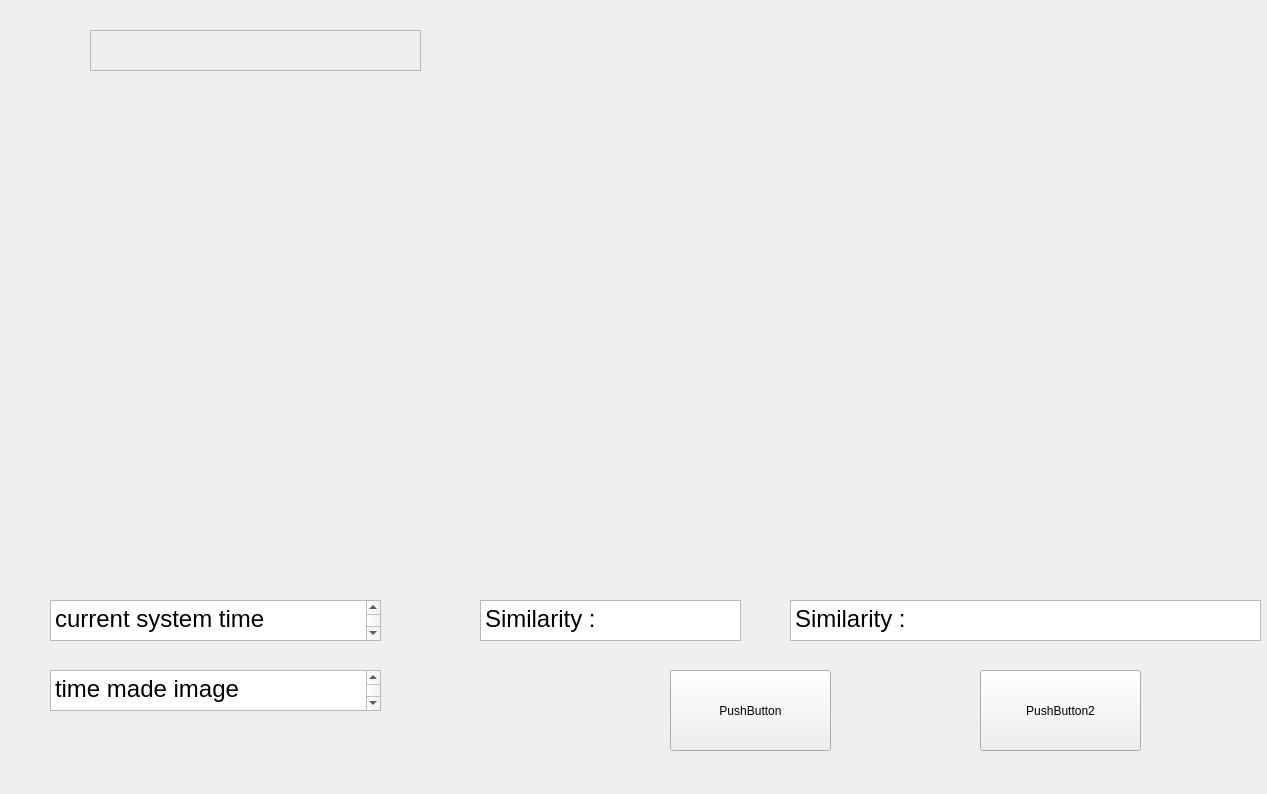
<?xml version="1.0" encoding="UTF-8"?>
<ui version="4.0">
 <class>Form</class>
 <widget class="QWidget" name="Form">
  <property name="geometry">
   <rect>
    <x>0</x>
    <y>0</y>
    <width>1267</width>
    <height>794</height>
   </rect>
  </property>
  <property name="windowTitle">
   <string>Form</string>
  </property>
  <widget class="QScrollArea" name="scrollArea">
   <property name="geometry">
    <rect>
     <x>90</x>
     <y>30</y>
     <width>331</width>
     <height>41</height>
    </rect>
   </property>
   <property name="widgetResizable">
    <bool>true</bool>
   </property>
   <widget class="QWidget" name="scrollAreaWidgetContents">
    <property name="geometry">
     <rect>
      <x>0</x>
      <y>0</y>
      <width>329</width>
      <height>39</height>
     </rect>
    </property>
   </widget>
  </widget>
  <widget class="QLabel" name="label">
   <property name="enabled">
    <bool>true</bool>
   </property>
   <property name="geometry">
    <rect>
     <x>40</x>
     <y>120</y>
     <width>550</width>
     <height>451</height>
    </rect>
   </property>
   <property name="font">
    <font>
     <pointsize>18</pointsize>
    </font>
   </property>
   <property name="text">
    <string/>
   </property>
  </widget>
  <widget class="QLabel" name="label_2">
   <property name="enabled">
    <bool>true</bool>
   </property>
   <property name="geometry">
    <rect>
     <x>620</x>
     <y>120</y>
     <width>550</width>
     <height>451</height>
    </rect>
   </property>
   <property name="font">
    <font>
     <pointsize>18</pointsize>
    </font>
   </property>
   <property name="text">
    <string/>
   </property>
  </widget>
  <widget class="QTextBrowser" name="textBrowser">
   <property name="geometry">
    <rect>
     <x>50</x>
     <y>600</y>
     <width>331</width>
     <height>41</height>
    </rect>
   </property>
   <property name="layoutDirection">
    <enum>Qt::LeftToRight</enum>
   </property>
   <property name="html">
    <string>&lt;!DOCTYPE HTML PUBLIC &quot;-//W3C//DTD HTML 4.0//EN&quot; &quot;http://www.w3.org/TR/REC-html40/strict.dtd&quot;&gt;
&lt;html&gt;&lt;head&gt;&lt;meta name=&quot;qrichtext&quot; content=&quot;1&quot; /&gt;&lt;style type=&quot;text/css&quot;&gt;
p, li { white-space: pre-wrap; }
&lt;/style&gt;&lt;/head&gt;&lt;body style=&quot; font-family:'MS Shell Dlg 2'; font-size:8.25pt; font-weight:400; font-style:normal;&quot;&gt;
&lt;p style=&quot; margin-top:0px; margin-bottom:0px; margin-left:0px; margin-right:0px; -qt-block-indent:0; text-indent:0px;&quot;&gt;&lt;span style=&quot; font-size:18pt;&quot;&gt;current system time&lt;/span&gt;&lt;/p&gt;
&lt;p style=&quot;-qt-paragraph-type:empty; margin-top:0px; margin-bottom:0px; margin-left:0px; margin-right:0px; -qt-block-indent:0; text-indent:0px; font-size:18pt;&quot;&gt;&lt;br /&gt;&lt;/p&gt;&lt;/body&gt;&lt;/html&gt;</string>
   </property>
  </widget>
  <widget class="QTextBrowser" name="textBrowser_2">
   <property name="geometry">
    <rect>
     <x>50</x>
     <y>670</y>
     <width>331</width>
     <height>41</height>
    </rect>
   </property>
   <property name="layoutDirection">
    <enum>Qt::LeftToRight</enum>
   </property>
   <property name="html">
    <string>&lt;!DOCTYPE HTML PUBLIC &quot;-//W3C//DTD HTML 4.0//EN&quot; &quot;http://www.w3.org/TR/REC-html40/strict.dtd&quot;&gt;
&lt;html&gt;&lt;head&gt;&lt;meta name=&quot;qrichtext&quot; content=&quot;1&quot; /&gt;&lt;style type=&quot;text/css&quot;&gt;
p, li { white-space: pre-wrap; }
&lt;/style&gt;&lt;/head&gt;&lt;body style=&quot; font-family:'MS Shell Dlg 2'; font-size:8.25pt; font-weight:400; font-style:normal;&quot;&gt;
&lt;p style=&quot; margin-top:0px; margin-bottom:0px; margin-left:0px; margin-right:0px; -qt-block-indent:0; text-indent:0px;&quot;&gt;&lt;span style=&quot; font-size:18pt;&quot;&gt;time made image&lt;/span&gt;&lt;/p&gt;
&lt;p style=&quot;-qt-paragraph-type:empty; margin-top:0px; margin-bottom:0px; margin-left:0px; margin-right:0px; -qt-block-indent:0; text-indent:0px; font-size:18pt;&quot;&gt;&lt;br /&gt;&lt;/p&gt;
&lt;p style=&quot;-qt-paragraph-type:empty; margin-top:0px; margin-bottom:0px; margin-left:0px; margin-right:0px; -qt-block-indent:0; text-indent:0px; font-size:18pt;&quot;&gt;&lt;br /&gt;&lt;/p&gt;&lt;/body&gt;&lt;/html&gt;</string>
   </property>
  </widget>
  <widget class="QTextBrowser" name="textBrowser_3">
   <property name="geometry">
    <rect>
     <x>480</x>
     <y>600</y>
     <width>261</width>
     <height>41</height>
    </rect>
   </property>
   <property name="layoutDirection">
    <enum>Qt::LeftToRight</enum>
   </property>
   <property name="html">
    <string>&lt;!DOCTYPE HTML PUBLIC &quot;-//W3C//DTD HTML 4.0//EN&quot; &quot;http://www.w3.org/TR/REC-html40/strict.dtd&quot;&gt;
&lt;html&gt;&lt;head&gt;&lt;meta name=&quot;qrichtext&quot; content=&quot;1&quot; /&gt;&lt;style type=&quot;text/css&quot;&gt;
p, li { white-space: pre-wrap; }
&lt;/style&gt;&lt;/head&gt;&lt;body style=&quot; font-family:'MS Shell Dlg 2'; font-size:8.25pt; font-weight:400; font-style:normal;&quot;&gt;
&lt;p style=&quot; margin-top:0px; margin-bottom:0px; margin-left:0px; margin-right:0px; -qt-block-indent:0; text-indent:0px;&quot;&gt;&lt;span style=&quot; font-size:18pt;&quot;&gt;Similarity :&lt;/span&gt;&lt;/p&gt;&lt;/body&gt;&lt;/html&gt;</string>
   </property>
  </widget>
  <widget class="QPushButton" name="pushButton">
   <property name="geometry">
    <rect>
     <x>670</x>
     <y>670</y>
     <width>161</width>
     <height>81</height>
    </rect>
   </property>
   <property name="text">
    <string>PushButton</string>
   </property>
  </widget>
  <widget class="QPushButton" name="pushButton_2">
   <property name="geometry">
    <rect>
     <x>980</x>
     <y>670</y>
     <width>161</width>
     <height>81</height>
    </rect>
   </property>
   <property name="text">
    <string>PushButton2</string>
   </property>
  </widget>
  <widget class="QTextBrowser" name="textBrowser_4">
   <property name="geometry">
    <rect>
     <x>790</x>
     <y>600</y>
     <width>471</width>
     <height>41</height>
    </rect>
   </property>
   <property name="layoutDirection">
    <enum>Qt::LeftToRight</enum>
   </property>
   <property name="html">
    <string>&lt;!DOCTYPE HTML PUBLIC &quot;-//W3C//DTD HTML 4.0//EN&quot; &quot;http://www.w3.org/TR/REC-html40/strict.dtd&quot;&gt;
&lt;html&gt;&lt;head&gt;&lt;meta name=&quot;qrichtext&quot; content=&quot;1&quot; /&gt;&lt;style type=&quot;text/css&quot;&gt;
p, li { white-space: pre-wrap; }
&lt;/style&gt;&lt;/head&gt;&lt;body style=&quot; font-family:'MS Shell Dlg 2'; font-size:8.25pt; font-weight:400; font-style:normal;&quot;&gt;
&lt;p style=&quot; margin-top:0px; margin-bottom:0px; margin-left:0px; margin-right:0px; -qt-block-indent:0; text-indent:0px;&quot;&gt;&lt;span style=&quot; font-size:18pt;&quot;&gt;Similarity :&lt;/span&gt;&lt;/p&gt;&lt;/body&gt;&lt;/html&gt;</string>
   </property>
  </widget>
 </widget>
 <resources/>
 <connections/>
</ui>
